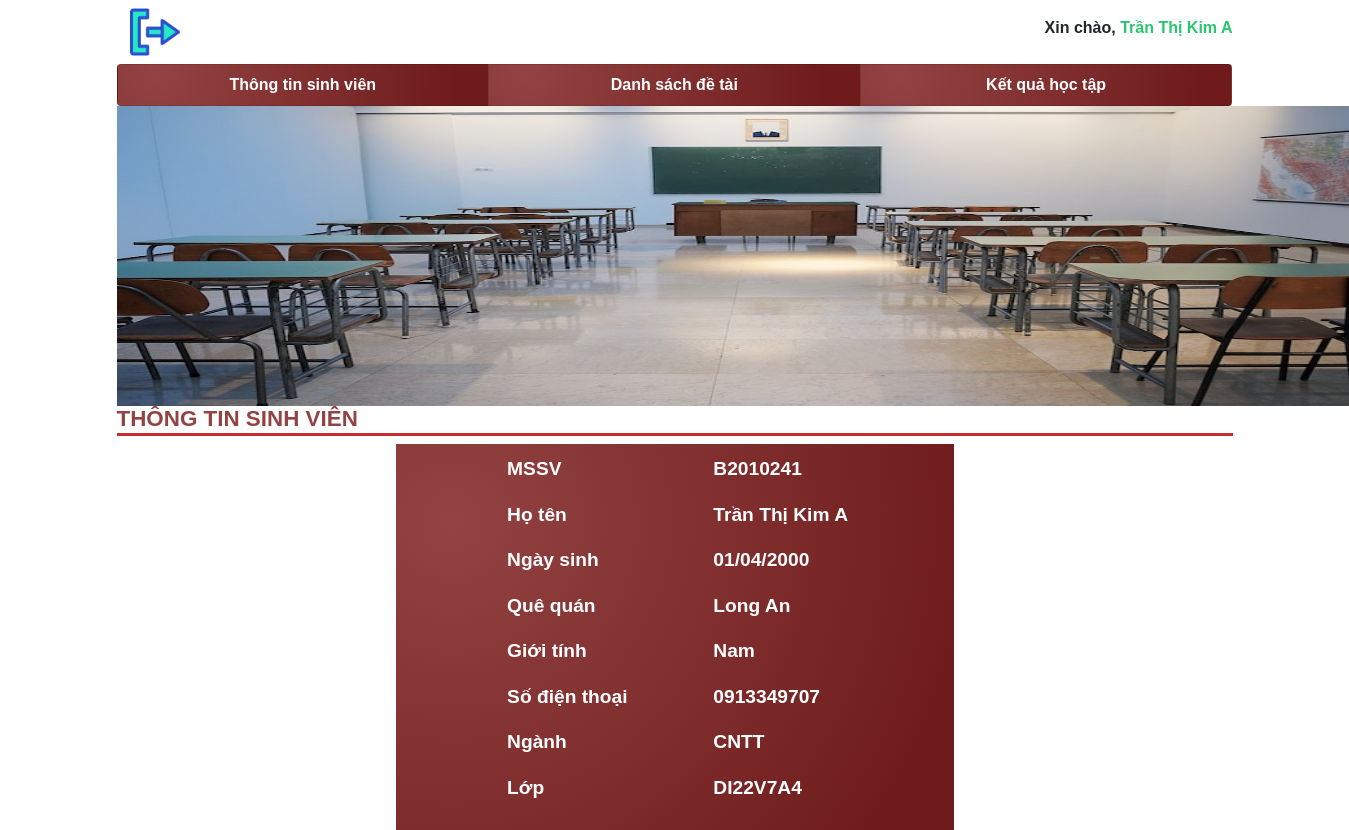
/luanvan/sinhvien/index.php (signed in), run on the app's committed database.
### tables this page shows
CREATE TABLE `sinhvien` (
  `id` int(10) NOT NULL,
  `mssv` varchar(10) NOT NULL,
  `matkhau` varchar(50) NOT NULL,
  `hoten` varchar(50) NOT NULL,
  `ngaysinh` date NOT NULL,
  `quequan` varchar(50) NOT NULL,
  `gioitinh` varchar(7) NOT NULL,
  `sodienthoai` varchar(12) NOT NULL,
  `email` varchar(50) NOT NULL,
  `nganh` varchar(20) NOT NULL,
  `kiemtra` int(2) NOT NULL,
  `id_lop` int(10) NOT NULL
);

CREATE TABLE `lop` (
  `id` int(10) NOT NULL,
  `tenlop` varchar(10) NOT NULL,
  `idgv` int(10) NOT NULL
);

### luanvan/sinhvien/index.php (the view)
<?php
    require_once 'include/header.php';
?>
        <section class="thongtinsinhvien">
            <h4>THÔNG TIN SINH VIÊN</h4>
            <div class="ttsv">
                <?php
                    $sql = "SELECT * FROM sinhvien,lop where sinhvien.id_lop = lop.id and sinhvien.id = $idsv";
                    $res = mysqli_query($conn,$sql);
                    if($res == true){
                        while($rows = mysqli_fetch_assoc($res)){
                ?>
                    <div >
                        <div >MSSV</div>
                        <div  ><?php echo $rows['mssv'] ?></div>
                    </div>
                    <div >
                        <div >Họ tên</div>
                        <div ><?php echo $rows['hoten'] ?></div>
                    </div>
                    <div >
                        <div >Ngày sinh</div>
                        <div >
                            <?php
                                $ngaysinh = new DateTime($rows['ngaysinh']);
                                $formattedweddingdate = date_format($ngaysinh, 'd/m/Y');
                                echo $formattedweddingdate;
                            ?>
                        </div>
                    </div>
                    <div >
                        <div >Quê quán</div>
                        <div ><?php echo $rows['quequan'] ?></div>
                    </div>
                    <div >
                        <div >Giới tính</div>
                        <div ><?php echo $rows['gioitinh'] ?></div>
                    </div>
                    <div >
                        <div >Số điện thoại</div>
                        <div ><?php echo $rows['sodienthoai'] ?></div>
                    </div>
                    <div >
                        <div >Ngành</div>
                        <div ><?php echo $rows['nganh'] ?></div>
                    </div>
                    <div >
                        <div >Lớp</div>
                        <div><?php echo $rows['tenlop'] ?></div>
                    </div>
                <?php
                        }
                    }
                ?>
            </div>
        </section>
    </div>
</body>
</html>

### luanvan/sinhvien/include/header.php (shortened to what this page needs)
<?php
    require_once '../config/config.php';
    $idsv = $_SESSION['idsv'];
?>
<!DOCTYPE html>
<html lang="en">
<head>
    <link href="https://cdn.jsdelivr.net/npm/bootstrap@5.1.3/dist/css/bootstrap.min.css" rel="stylesheet">
    <link rel="stylesheet" href="/luanvan/css/sinhvien.css">
</head>
<body>
    <div class="container">
        <section class="header">
            <p><a class="btn " href="../dangxuat.php">
                <img src="/luanvan/images/2.png" alt="" width="50px">
            </a></p>
            <p class="ten pt-3">
                 Xin chào,
                 <span style="color:radial-gradient(circle farthest-corner at center, rgba(0, 159, 255, 1) 10%, rgba(0, 133, 226, 1) 20%, rgba(0, 108, 198, 1) 30%, rgba(0, 84, 170, 1) 40%, rgba(0, 62, 143, 1) 50%, rgba(0, 41, 117, 1) 60%, rgba(0, 21, 91, 1) 70%, rgba(0, 7, 67, 1) 80%, rgba(0, 3, 44, 1) 90%, rgba(0, 1, 22, 1) 100%)">
                 <?php $sql = "SELECT * FROM sinhvien where id = '$idsv'";
                    $res = mysqli_query($conn,$sql);
                    if($res == true){
                        while($rows = mysqli_fetch_assoc($res)){
                            echo $rows['hoten'];
                        }} ?>
                 </span>
            </p>
            <ul class="list-group list-group-horizontal">
                <li class="list-group-item list-group-item-action list-group-item-light text-center"><a href="/luanvan/sinhvien/index.php">Thông tin sinh viên</a></li>
                <li class="list-group-item list-group-item-action list-group-item-light text-center"><a href="/luanvan/sinhvien/detai.php">Danh sách đề tài</a></li>
                <li  class="list-group-item list-group-item-action list-group-item-light text-center"><a  href="/luanvan/sinhvien/ketqua.php">Kết quả học tập</a></li>
            </ul>
            <div style="text-align:center;">
                <img src="/luanvan/images/photo-1580582932707-520aed937b7b.jfif" alt="logo" width="1296.52px" height="300px">
            </div>
        </section>

### luanvan/css/sinhvien.css (style rules this page uses)
* { font-family: Arial, Helvetica, sans-serif; }
.container { background-color:white; }
body { background-image: url('/luanvan/images/27622.png'); background-size: cover; }
a { text-decoration:none; }
h4 { color: rgba(147,67,67,1); font-weight:bold; font-size:1.4rem; border-bottom:3px inset rgba(111,27,27,1); }
.header ul li { background-image:radial-gradient( circle farthest-corner at 10% 20%, rgba(147,67,67,1) 0%, rgba(111,27,27,1) 90% ); font-weight:bold; }
.header ul li a { color: #fff !important; cursor:pointer; }
.header p { display: inline; }
.header .ten { float:right;font-weight:bold; }
.header .ten span { color: #28C76F; cursor: pointer; }
section.thongtinsinhvien >div { width: 50%; margin: 0 auto; background-image:radial-gradient( circle farthest-corner at 10% 20%, rgba(147,67,67,1) 0%, rgba(111,27,27,1) 90% ); color:#fff; font-weight:bold; padding-top:1%; padding-bottom:1%; font-size: 1.2rem; }
section.thongtinsinhvien >div.ttsv>div { padding-left:20%; margin-bottom:3%; }
div.ttsv >div>div { display: inline-block; text-align:left; width:45%; }

### data on the page
sinhvien: hoten "Trần Thị Kim A", mssv "B2010241", ngaysinh "01/04/2000", quequan "Long An", gioitinh "Nam", sodienthoai "0913349707", nganh "CNTT", id_lop.tenlop "DI22V7A4"
